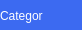
<?xml version="1.0" encoding="UTF-8"?>
<ui version="4.0">
 <class>Categorias</class>
 <widget class="QWidget" name="Categorias">
  <property name="geometry">
   <rect>
    <x>0</x>
    <y>0</y>
    <width>82</width>
    <height>30</height>
   </rect>
  </property>
  <property name="windowTitle">
   <string>Form</string>
  </property>
  <property name="styleSheet">
   <string notr="true">background-color: #3C6AF1;</string>
  </property>
  <widget class="QWidget" name="horizontalLayoutWidget">
   <property name="geometry">
    <rect>
     <x>0</x>
     <y>0</y>
     <width>81</width>
     <height>31</height>
    </rect>
   </property>
   <layout class="QHBoxLayout" name="horizontalLayout">
    <item>
     <widget class="QLabel" name="nombreCategoria">
      <property name="styleSheet">
       <string notr="true">color: #FFFFFF;
font: 11px &quot;SF Pro Text&quot;;</string>
      </property>
      <property name="text">
       <string>Categoria:</string>
      </property>
     </widget>
    </item>
    <item>
     <widget class="QPushButton" name="btn_borrar">
      <property name="sizePolicy">
       <sizepolicy hsizetype="Fixed" vsizetype="Fixed">
        <horstretch>0</horstretch>
        <verstretch>0</verstretch>
       </sizepolicy>
      </property>
      <property name="styleSheet">
       <string notr="true">border: none;
background-color: #3C6AF1;</string>
      </property>
      <property name="text">
       <string/>
      </property>
      <property name="icon">
       <iconset resource="../Resources.qrc">
        <normaloff>:/Img/BorrarCategoria.png</normaloff>:/Img/BorrarCategoria.png</iconset>
      </property>
     </widget>
    </item>
   </layout>
  </widget>
 </widget>
 <resources>
  <include location="../Resources.qrc"/>
 </resources>
 <connections/>
</ui>
